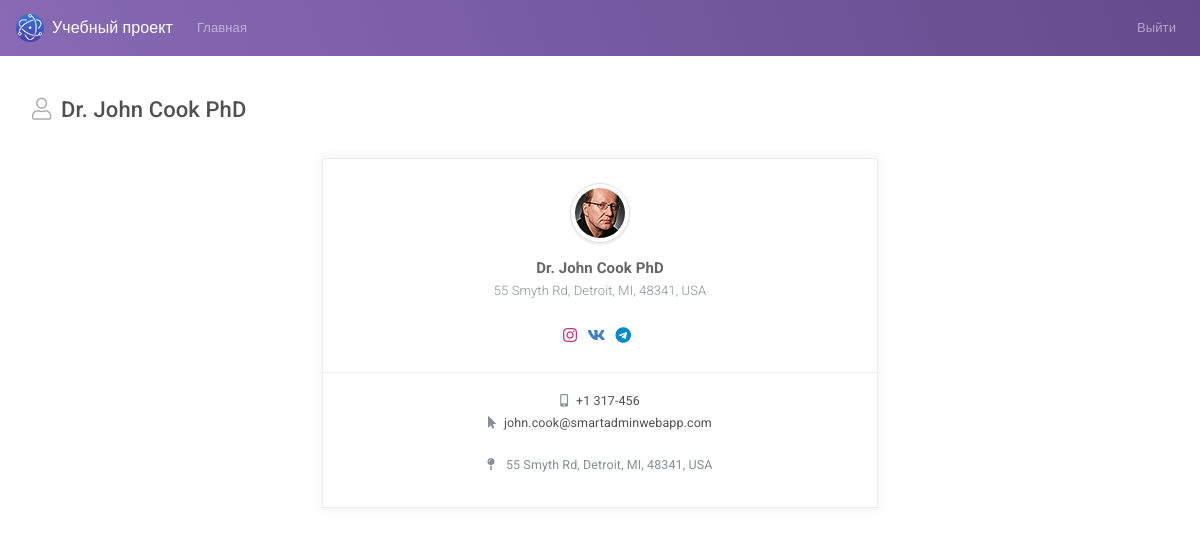
Before: /page_profile.php?id=91 (signed in) with the older database file.
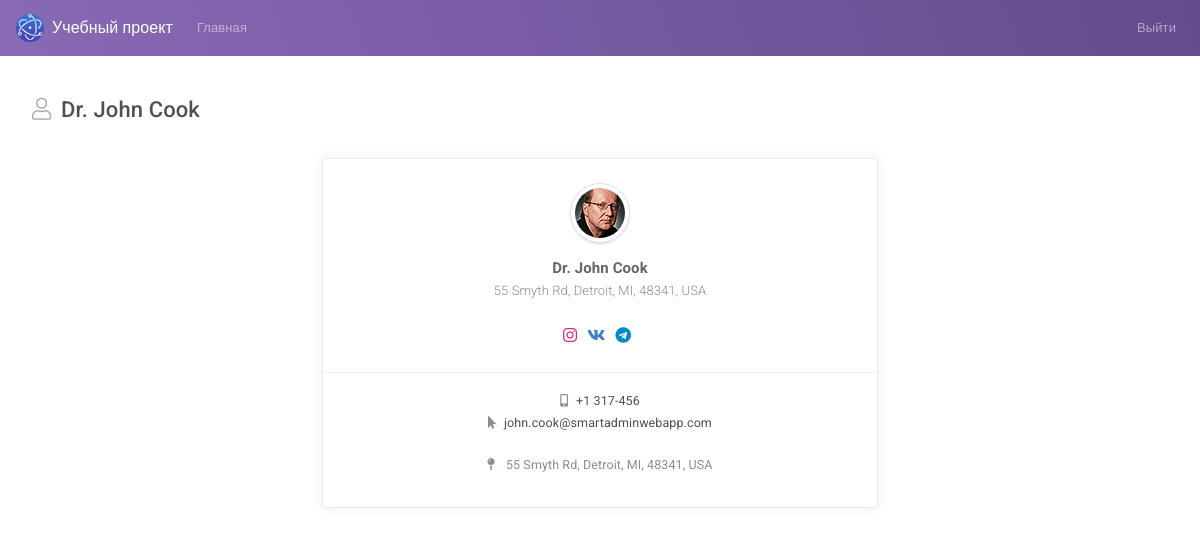
After: the same page with the newer database file.
### tables this page shows
CREATE TABLE `users` (
  `id` int(11) NOT NULL,
  `email` varchar(255) NOT NULL,
  `password` varchar(255) NOT NULL,
  `name` varchar(255) NOT NULL,
  `status` varchar(255) NOT NULL,
  `position` varchar(255) NOT NULL,
  `image_name` varchar(255) NOT NULL,
  `phone` varchar(255) NOT NULL,
  `address` varchar(255) NOT NULL,
  `vk` varchar(255) NOT NULL,
  `telegram` varchar(255) NOT NULL,
  `instagram` varchar(255) NOT NULL,
  `role` varchar(255) NOT NULL DEFAULT 'user'
);

### functions.php (called while the page is built, shortened)
<?php
function is_logged_in() {
  if(isset($_SESSION['user']) and !empty($_SESSION['user'])) {
    return true;
  }
  return false;
}
function get_user_by_id($id) {
  include "connect_db.php";
  $sql = "SELECT * FROM users WHERE id = ?";
  $statement = $pdo->prepare($sql);
  $statement->execute([$id]);
  $user = $statement->fetch(PDO::FETCH_ASSOC);
  return $user;
}

### page_profile.php (the view, shortened to what this page needs)
<?php
    include "functions.php";
    $user = get_user_by_id($_GET['id']);
;?>
<!DOCTYPE html>
<html lang="en">
<head>
    <link id="vendorsbundle" rel="stylesheet" media="screen, print" href="css/vendors.bundle.css">
    <link id="appbundle" rel="stylesheet" media="screen, print" href="css/app.bundle.css">
    <link id="myskin" rel="stylesheet" media="screen, print" href="css/skins/skin-master.css">
    <link rel="stylesheet" media="screen, print" href="css/fa-solid.css">
    <link rel="stylesheet" media="screen, print" href="css/fa-brands.css">
    <link rel="stylesheet" media="screen, print" href="css/fa-regular.css">
</head>
    <body class="mod-bg-1 mod-nav-link">
        <nav class="navbar navbar-expand-lg navbar-dark bg-primary bg-primary-gradient">
            <a class="navbar-brand d-flex align-items-center fw-500" href="#"><img alt="logo" class="d-inline-block align-top mr-2" src="img/logo.png"> Учебный проект</a>
            <div class="collapse navbar-collapse" id="navbarColor02">
                <ul class="navbar-nav mr-auto">
                    <li class="nav-item ">
                        <a class="nav-link" href="#">Главная</a>
                    </li>
                </ul>
                <ul class="navbar-nav ml-auto">
                    <?php if( is_logged_in() ) :?>
                        <li class="nav-item">
                            <a class="nav-link" href="login_out.php">Выйти</a>
                        </li>
                    <?php endif ;?>
                </ul>
            </div>
        </nav>
        <main id="js-page-content" role="main" class="page-content mt-3">
            <div class="subheader">
                <h1 class="subheader-title">
                    <i class='subheader-icon fal fa-user'></i>
                    <?= $user['name'];?>
                </h1>
            </div>
            <div class="row">
              <div class="col-lg-6 col-xl-6 m-auto">
                    <div class="card mb-g rounded-top">
                        <div class="row no-gutters row-grid">
                            <div class="col-12">
                                <div class="d-flex flex-column align-items-center justify-content-center p-4">
                                    <img src="img/demo/avatars/<?= $user['image_name'];?>" class="rounded-circle shadow-2 img-thumbnail" alt="">
                                    <h5 class="mb-0 fw-700 text-center mt-3">
                                        <?= $user['name'];?>
                                        <small class="text-muted mb-0"><?= $user['address'];?></small>
                                    </h5>
                                    <div class="mt-4 text-center demo">
                                        <a href="<?= $user['instagram'];?>" class="fs-xl" style="color:#C13584">
                                            <i class="fab fa-instagram"></i>
                                        </a>
                                        <a href="<?= $user['vk'];?>" class="fs-xl" style="color:#4680C2">
                                            <i class="fab fa-vk"></i>
                                        </a>
                                        <a href="<?= $user['telegram'];?>" class="fs-xl" style="color:#0088cc">
                                            <i class="fab fa-telegram"></i>
                                        </a>
                                    </div>
                                </div>
                            </div>
                            <div class="col-12">
                                <div class="p-3 text-center">
                                    <a href="tel:<?= $user['phone'];?>" class="mt-1 d-block fs-sm fw-400 text-dark">
                                        <i class="fas fa-mobile-alt text-muted mr-2"></i><?= $user['phone'];?></a>
                                    <a href="mailto:<?= $user['email'];?>" class="mt-1 d-block fs-sm fw-400 text-dark">
                                        <i class="fas fa-mouse-pointer text-muted mr-2"></i><?= $user['email'];?></a>
                                    <address class="fs-sm fw-400 mt-4 text-muted">
                                        <i class="fas fa-map-pin mr-2"></i>
                                        <?= $user['address'];?>
                                    </address>
                                </div>
                            </div>
                        </div>
                    </div>
               </div>
            </div>
        </main>
    </body>
</html>

Changed rows visible on the page:
changed users "55 Smyth Rd, Detroit, MI, 48341, USA": name "Dr. John Cook PhD" → "Dr. John Cook"
